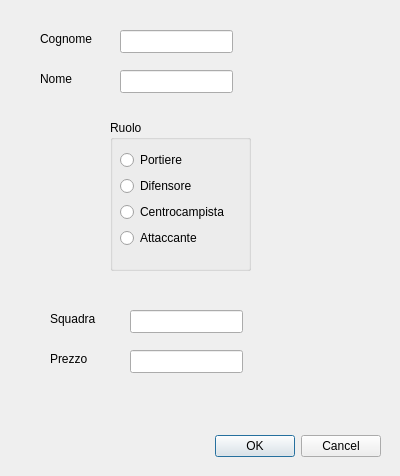
<?xml version="1.0" encoding="UTF-8"?>
<ui version="4.0">
 <class>NewPlayer</class>
 <widget class="QDialog" name="NewPlayer">
  <property name="geometry">
   <rect>
    <x>0</x>
    <y>0</y>
    <width>400</width>
    <height>476</height>
   </rect>
  </property>
  <property name="windowTitle">
   <string>Nuovo Giocatore</string>
  </property>
  <widget class="QDialogButtonBox" name="buttonBox">
   <property name="geometry">
    <rect>
     <x>40</x>
     <y>430</y>
     <width>341</width>
     <height>32</height>
    </rect>
   </property>
   <property name="orientation">
    <enum>Qt::Horizontal</enum>
   </property>
   <property name="standardButtons">
    <set>QDialogButtonBox::Cancel|QDialogButtonBox::Ok</set>
   </property>
  </widget>
  <widget class="QLabel" name="label">
   <property name="geometry">
    <rect>
     <x>40</x>
     <y>30</y>
     <width>71</width>
     <height>18</height>
    </rect>
   </property>
   <property name="text">
    <string>Cognome</string>
   </property>
  </widget>
  <widget class="QLabel" name="label_2">
   <property name="geometry">
    <rect>
     <x>40</x>
     <y>70</y>
     <width>56</width>
     <height>18</height>
    </rect>
   </property>
   <property name="text">
    <string>Nome</string>
   </property>
  </widget>
  <widget class="QLineEdit" name="lineEdit">
   <property name="geometry">
    <rect>
     <x>120</x>
     <y>30</y>
     <width>113</width>
     <height>23</height>
    </rect>
   </property>
  </widget>
  <widget class="QLineEdit" name="lineEdit_2">
   <property name="geometry">
    <rect>
     <x>120</x>
     <y>70</y>
     <width>113</width>
     <height>23</height>
    </rect>
   </property>
  </widget>
  <widget class="QGroupBox" name="groupBox">
   <property name="geometry">
    <rect>
     <x>110</x>
     <y>120</y>
     <width>141</width>
     <height>151</height>
    </rect>
   </property>
   <property name="title">
    <string>Ruolo</string>
   </property>
   <widget class="QWidget" name="layoutWidget">
    <property name="geometry">
     <rect>
      <x>10</x>
      <y>30</y>
      <width>138</width>
      <height>98</height>
     </rect>
    </property>
    <layout class="QVBoxLayout">
     <item>
      <widget class="QRadioButton" name="radioButton">
       <property name="text">
        <string>Portiere</string>
       </property>
      </widget>
     </item>
     <item>
      <widget class="QRadioButton" name="radioButton_2">
       <property name="text">
        <string>Difensore</string>
       </property>
      </widget>
     </item>
     <item>
      <widget class="QRadioButton" name="radioButton_3">
       <property name="text">
        <string>Centrocampista</string>
       </property>
      </widget>
     </item>
     <item>
      <widget class="QRadioButton" name="radioButton_4">
       <property name="text">
        <string>Attaccante</string>
       </property>
      </widget>
     </item>
    </layout>
   </widget>
  </widget>
  <widget class="QLineEdit" name="lineEdit_3">
   <property name="geometry">
    <rect>
     <x>130</x>
     <y>350</y>
     <width>113</width>
     <height>23</height>
    </rect>
   </property>
  </widget>
  <widget class="QLabel" name="label_3">
   <property name="geometry">
    <rect>
     <x>50</x>
     <y>310</y>
     <width>56</width>
     <height>18</height>
    </rect>
   </property>
   <property name="text">
    <string>Squadra</string>
   </property>
  </widget>
  <widget class="QLineEdit" name="lineEdit_4">
   <property name="geometry">
    <rect>
     <x>130</x>
     <y>310</y>
     <width>113</width>
     <height>23</height>
    </rect>
   </property>
   <property name="inputMask">
    <string/>
   </property>
  </widget>
  <widget class="QLabel" name="label_4">
   <property name="geometry">
    <rect>
     <x>50</x>
     <y>350</y>
     <width>56</width>
     <height>18</height>
    </rect>
   </property>
   <property name="text">
    <string>Prezzo</string>
   </property>
  </widget>
 </widget>
 <tabstops>
  <tabstop>lineEdit</tabstop>
  <tabstop>lineEdit_2</tabstop>
  <tabstop>radioButton</tabstop>
  <tabstop>radioButton_2</tabstop>
  <tabstop>radioButton_3</tabstop>
  <tabstop>radioButton_4</tabstop>
  <tabstop>lineEdit_4</tabstop>
  <tabstop>lineEdit_3</tabstop>
  <tabstop>buttonBox</tabstop>
 </tabstops>
 <resources/>
 <connections>
  <connection>
   <sender>buttonBox</sender>
   <signal>accepted()</signal>
   <receiver>NewPlayer</receiver>
   <slot>accept()</slot>
   <hints>
    <hint type="sourcelabel">
     <x>248</x>
     <y>254</y>
    </hint>
    <hint type="destinationlabel">
     <x>157</x>
     <y>274</y>
    </hint>
   </hints>
  </connection>
  <connection>
   <sender>buttonBox</sender>
   <signal>rejected()</signal>
   <receiver>NewPlayer</receiver>
   <slot>reject()</slot>
   <hints>
    <hint type="sourcelabel">
     <x>316</x>
     <y>260</y>
    </hint>
    <hint type="destinationlabel">
     <x>286</x>
     <y>274</y>
    </hint>
   </hints>
  </connection>
 </connections>
</ui>
